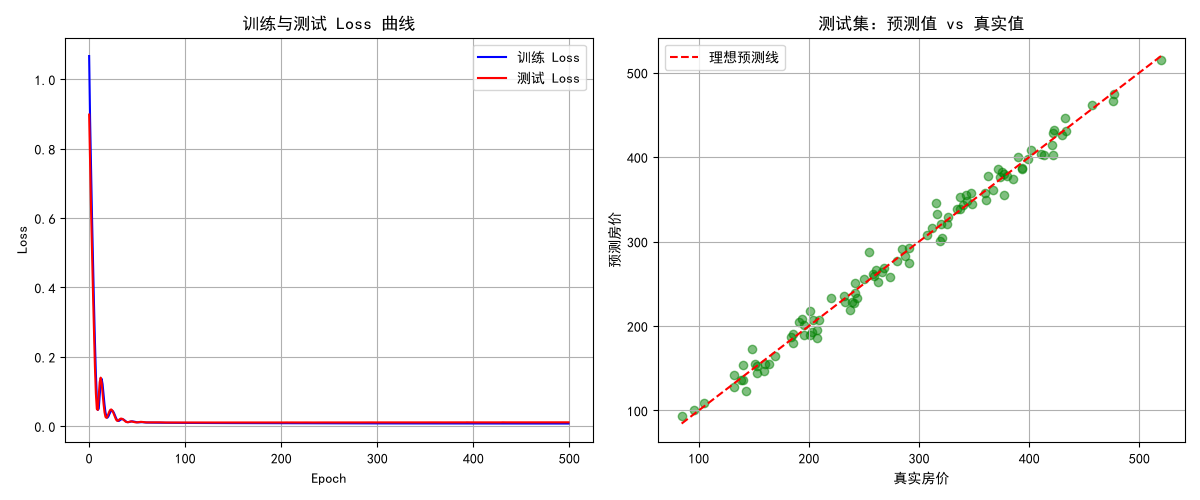

Write the Python code that produced this figure.
import numpy as np
import torch
import torch.nn as nn
import matplotlib.pyplot as plt

plt.rcParams["font.sans-serif"] = ["SimHei"]
plt.rcParams["axes.unicode_minus"] = False

np.random.seed(42)
n = 500
area = np.random.uniform(50, 200, n)
rooms = np.random.randint(1, 6, n)
age = np.random.uniform(0, 30, n)
price = 2 * area + 5 * rooms - 3 * age + 20 + np.random.randn(n) * 10

x = np.stack([area, rooms, age], axis = 1).astype(np.float32)
y = price.astype(np.float32).reshape(-1, 1)

x_mean = x.mean(axis = 0)
y_mean = y.mean(axis = 0)
x_std = x.std(axis = 0)
y_std = y.std(axis = 0)
x = (x - x_mean) / x_std
y = (y - y_mean) / y_std

indices = np.random.permutation(n)
split = 400
train_idx, test_idx = indices[:split], indices[split:]

x_train = torch.tensor(x[train_idx])
y_train = torch.tensor(y[train_idx])
x_test = torch.tensor(x[test_idx])
y_test = torch.tensor(y[test_idx])

print(f"训练集：{x_train.shape[0]} 条 | 测试集：{x_test.shape[0]} 条")

class HouseModel(nn.Module):
    def __init__(self):
        super().__init__()
        self.net = nn.Sequential(
            nn.Linear(3, 32), nn.ReLU(),
            nn.Linear(32, 32), nn.ReLU(),
            nn.Linear(32, 1)
        )
    def forward(self, x):
        return self.net(x)

model = HouseModel()
loss_fn = nn.MSELoss()
optimizer = torch.optim.Adam(model.parameters(), lr = 0.01, weight_decay = 0.0001)

epochs = 500
train_losses = []
test_losses = []

for epoch in range(epochs):
    model.train()
    y_pred = model(x_train)
    loss = loss_fn(y_pred, y_train)
    optimizer.zero_grad()
    loss.backward()
    optimizer.step()
    train_losses.append(loss.item())

    model.eval()
    with torch.no_grad():
        y_test_pred = model(x_test)
        test_loss = loss_fn(y_test_pred, y_test)
        test_losses.append(test_loss.item())
    
    if epoch % 50 == 0:
        print(f"Epoch {epoch:3d} | Train Loss: {loss.item():.4f} | Test Loss: {test_loss.item():.4f}")

plt.figure(figsize=(12, 5))

# 左图：Loss 曲线
plt.subplot(1, 2, 1)
plt.plot(train_losses, label="训练 Loss", color="blue")
plt.plot(test_losses, label="测试 Loss", color="red")
plt.title("训练与测试 Loss 曲线")
plt.xlabel("Epoch")
plt.ylabel("Loss")
plt.legend()
plt.grid(True)

model.eval()
with torch.no_grad():
    y_pred_test = model(x_test).numpy()

y_pred_origin = y_pred_test * y_std + y_mean
y_test_origin = y_test.numpy() * y_std + y_mean

plt.subplot(1, 2, 2)
plt.scatter(y_test_origin, y_pred_origin, alpha=0.5, color="green")
plt.plot([y_test_origin.min(), y_test_origin.max()],
         [y_test_origin.min(), y_test_origin.max()],
         color="red", linestyle="--", label="理想预测线")
plt.title("测试集：预测值 vs 真实值")
plt.xlabel("真实房价")
plt.ylabel("预测房价")
plt.legend()
plt.grid(True)

plt.tight_layout()
plt.savefig("day12_house_price.png")
plt.show()
